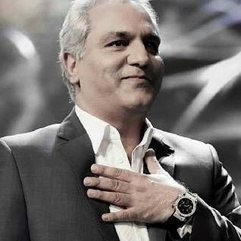
#> input picture File_Analyser/face/mehran.jpg, 241 x 241 px, shrunk from 318 x 318 before the run, found by its file name
$ python face3.py
#> lines starting #> are read from the running program, lines starting #| are printed output that depends on the picture; after the words box and inside, x2 and y2 are one past the last pixel; in counts of white or black regions, pixels touching at a corner belong together
import cv2
import numpy as np

# Load the pre-trained face detection model (Haar Cascade)
face_cascade = cv2.CascadeClassifier(cv2.data.haarcascades + 'haarcascade_frontalface_default.xml')

# Load the input image
input_image_path = 'C:/Workarea/File_Analyser/face/mehran.jpg'  # Change this to your input image path
output_image_path = 'output.jpg'  # Change this to your desired output image path

# Read the input image
image = cv2.imread(input_image_path)
#> image is the input picture: shape (241, 241, 3); mean B, G, R 109.8, 112.7, 118

# Convert the image to grayscale for face detection
gray = cv2.cvtColor(image, cv2.COLOR_BGR2GRAY)
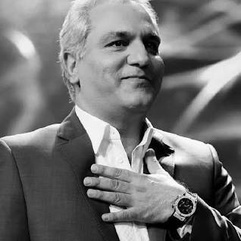
#> gray: shape (241, 241); min 0, max 255, mean 114

# Detect faces in the image
faces = face_cascade.detectMultiScale(gray, scaleFactor=1.3, minNeighbors=5, minSize=(30, 30))
#> faces = [[90, 8, 89, 89]]

# Draw rectangles around detected faces and the whole image
for (x, y, w, h) in faces:
    cv2.rectangle(image, (x, y), (x + w, y + h), (0, 255, 0), 2)  # Draw a green rectangle around the detected face
#> this loop made 1 pass
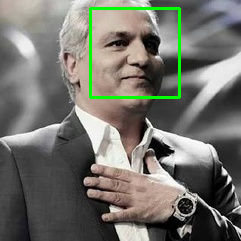
#> image: shape (241, 241, 3); 1.83% of pixels changed, all inside (x1, y1, x2, y2) = (89, 7, 181, 99)
cv2.rectangle(image, (0, 0), (image.shape[1], image.shape[0]), (0, 0, 255), 2)  # Draw a red rectangle around the whole image

# Write the coordinates of the detected face(s) and the whole image
output_text = f"Detected Faces: {len(faces)}\n"
for i, (x, y, w, h) in enumerate(faces, start=1):
    output_text += f"Face {i} - X: {x}, Y: {y}, Width: {w}, Height: {h}\n"
#> this loop made 1 pass
#> (i, x, y, w, h) on pass 1: (1, 90, 8, 89, 89)

print(output_text)
#| Detected Faces: 1
#| Face 1 - X: 90, Y: 8, Width: 89, Height: 89

# Put the text on the image
font = cv2.FONT_HERSHEY_SIMPLEX
#> font = 0
cv2.putText(image, output_text, (10, 30), font, 1, (0, 255, 0), 2, cv2.LINE_AA)
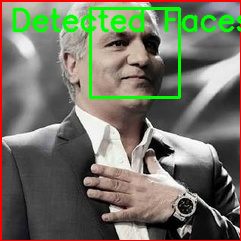
#> image: shape (241, 241, 3); mean B, G, R 100.2, 115.6, 113.9

# Save the output image
cv2.imwrite(output_image_path, image)

# Display the output image (optional)
cv2.imshow('Output Image', image)
cv2.waitKey(0)
cv2.destroyAllWindows()
